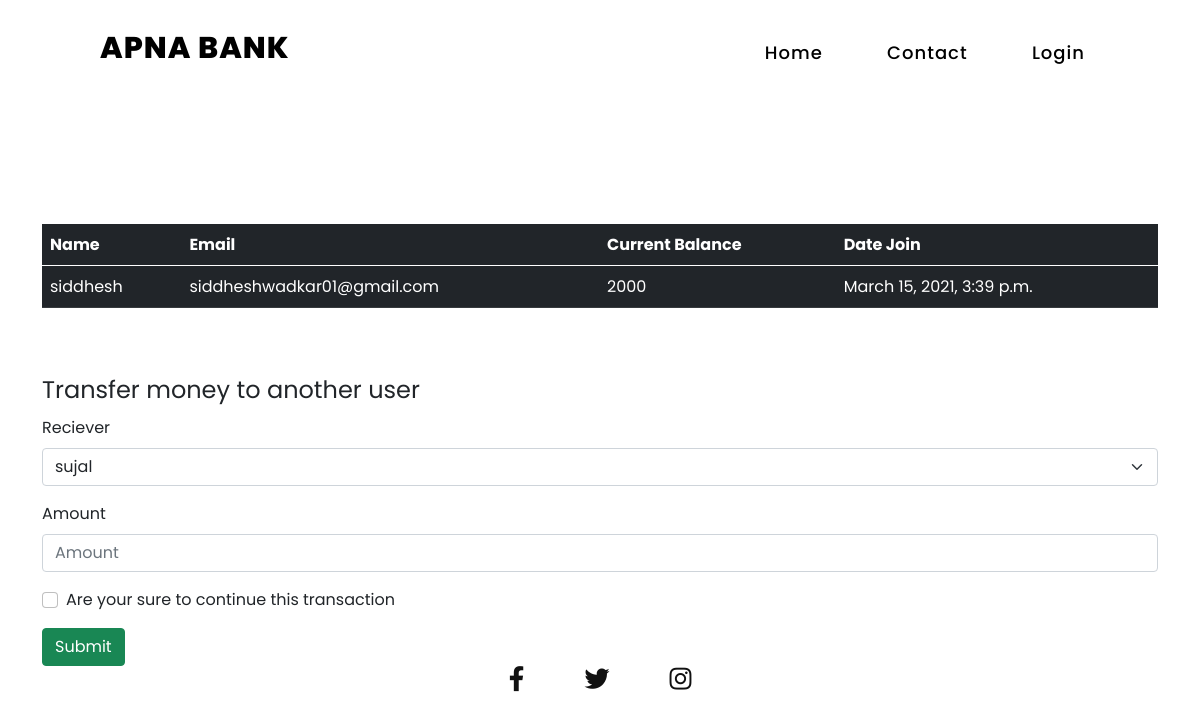
The page /userView/siddhesh on the database its author committed.
### core/models.py (models this page shows, shortened)
class User(models.Model):
    name = models.CharField(max_length = 40)
    email = models.EmailField(max_length = 40)
    current_credit = models.IntegerField()
    date = models.DateTimeField(auto_now=True)

### core/views.py (the view)
# urls.py: path('userView/<str:name>',views.userView, name='userView'),
def userView(request,name):
    users = User.objects.all()
    user = User.objects.filter(name = name).first()
    context = {
        'user':user,
        'users':users
    }
    return render(request,'user.html', context)

### templates/user.html (shortened to what this page needs)
{% extends "base.html" %}
{% load static %}
{% block content %}
<br><br><br><br><br>
<main id="main">
    <div class='container'>
        <div class="app-table">
        <table class="table table-dark table-hover">
            <thead>
                <thead>
                <tr>
                    <th>Name</th>
                    <th>Email</th>
                    <th>Current Balance</th>
                    <th>Date Join</th>
                </tr>
            </thead>
            <tbody>
                <tr>
                    <td>{{user.name}}</td>
                    <td>{{user.email}}</td>
                    <td>{{user.current_credit}}</td>
                    <td>{{user.date}}</td>
                </tr>
            </tbody>
        </table>
        </div>
    </div>
    <br><br>
    <div class='container'>
    <form action ="{% url 'confirmation' name=user.name %}" method="POST">
            <fieldset>
                <legend>Transfer money to another user</legend>
                <div class="mb-3">
                <label class="form-label">Reciever</label>
                    <select class="form-select" id="recipient" name="recipient" required>
                        {% for usr in users %}
                        {% ifnotequal usr.name user.name %}
                        <option>{{usr.name}}</option>
                        {% endifnotequal %}
                        {% endfor %}
                    </select>
                </div>
                <div class="mb-3">
                <label class="form-label">Amount</label>
                <input class="form-control" placeholder="Amount" type="number" id="credit" name="credit" required>
                </div>
                <div class="mb-3">
                <div class="form-check">
                    <input class="form-check-input" type="checkbox" id="myCheck" name="myCheck" onclick="myFunction()">
                    <label class="form-check-label">
                    Are your sure to continue this transaction
                    </label>
                </div>
                </div>
                <button type="submit" class="btn btn-success">Submit</button>
            </fieldset>
        </form>
    </div>
</main>
{% endblock %}

### static/css/style.css (style rules this page uses)
* { margin: 0; padding: 0; box-sizing: border-box; font-family: "Poppins", sans-serif; }
label { display: none; }

### rows shown on the page
User: name "siddhesh", email "siddheshwadkar01@gmail.com", current_credit "2000", date "March 15, 2021, 3:39 p.m."

### other values the page prints
form field recipient "sujal"
